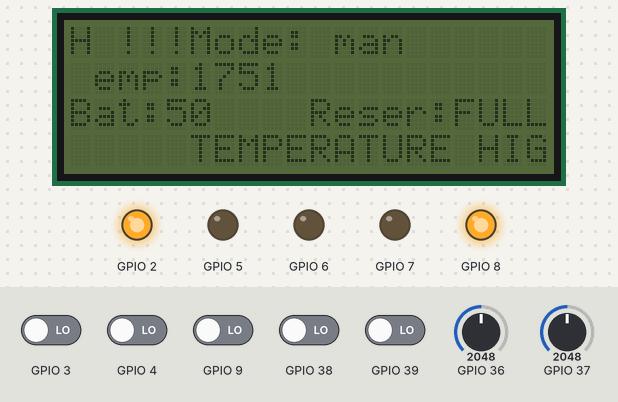
The program below on a simulated ESP32. Parts: 20×4 character LCD, output pins drawn as LEDs (lit = HIGH). Inputs (shaded band) come from the test bench; at power-on: GPIO 3, GPIO 4, GPIO 9, GPIO 38, GPIO 39 LOW, GPIO 36 = 2048, GPIO 37 = 2048. What the program prints to the serial monitor is not drawn.

Above: at 1.2 s.
1.3 s: GPIO 4 driven HIGH
At 1.59 s:
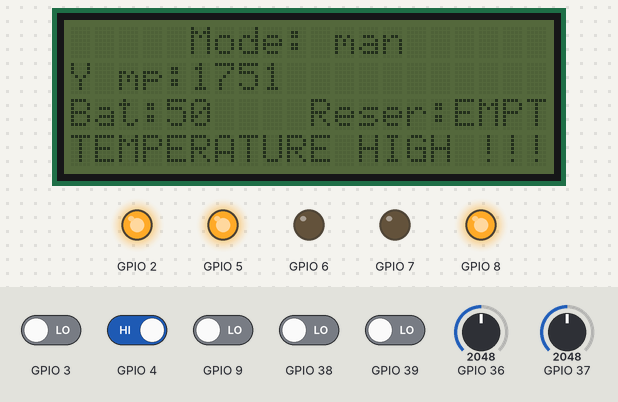
3.9 s: GPIO 36 set to 0
At 4.32 s:
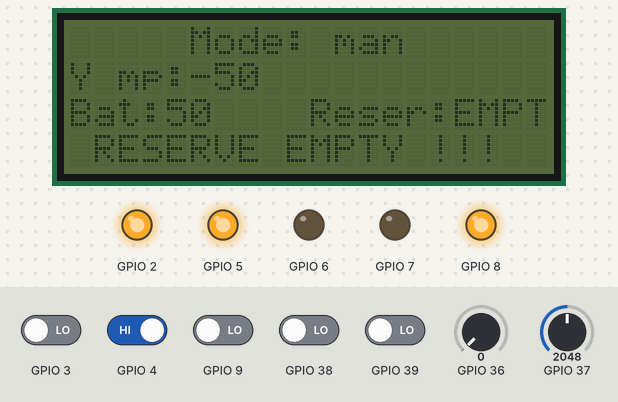
6.6 s: GPIO 37 set to 504
At 7.7 s:
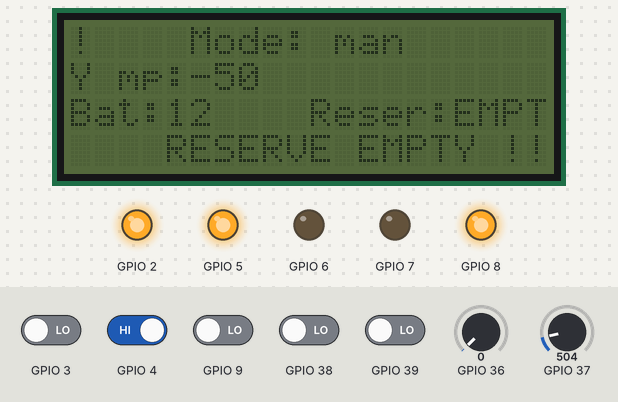
9.6 s: GPIO 37 set to 431
At 10.4 s:
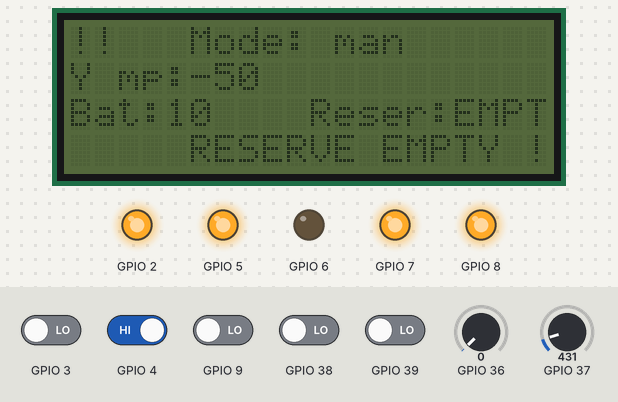
12.4 s: GPIO 3 driven HIGH
At 12.78 s:
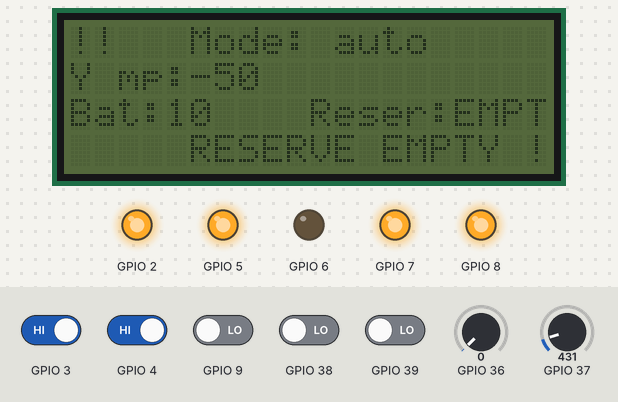
15.1 s: GPIO 4 driven LOW
At 15.52 s:
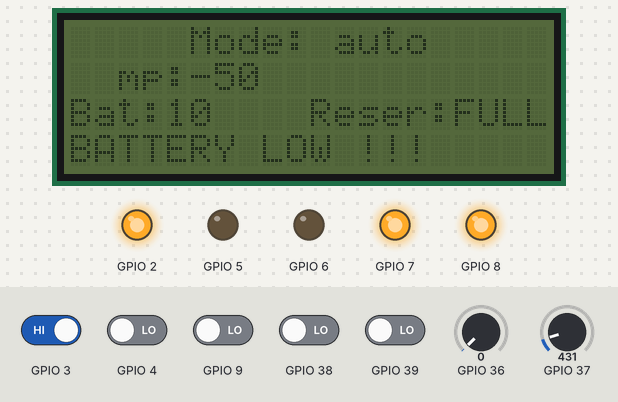
Timing chart, 0 to 18.1 s (numbered marks = the images above; inputs shaded):
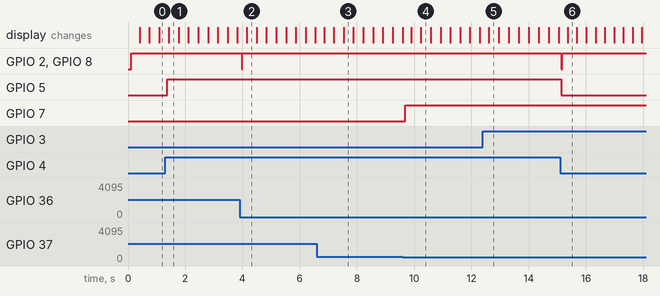

The program:

main.cpp
```cpp
//Framework
#include <Arduino.h>

//BSP
#include<../lib/BSP.h>

//extern
#include <Wire.h>
#include <LiquidCrystal_I2C.h>
#include <SPI.h>
#include <EthernetENC.h>

//components
#include<../lib/components/Relay/PompeRelay.h>
#include<../lib/components/Flottor/GenericFlottor.h>
#include<../lib/components/TemperatureSensor/PT100.h>
#include<../lib/components/Relay/MotorGroupRelay.h>
#include<../lib/components/VoltageSensor/VoltageSensor0To25DC.h>
#include<../lib/components/Relay/BatteryPowerSupplyRelay.h>
#include<../lib/components/Button/SelectorButton.h>
#include<../lib/components/Buzzer/GenericBuzzer.h>
#include<../lib/components/Led/GenericLed.h>

//adapters
#include<../lib/handlers/displayAdapter/DisplayAdapter.h>

//systems
 //global
#include<../lib/systems/_globalSystem/globalSystem.h>
 //sub systems
#include<../lib/systems/oilReserveSystem/oilReserveSystem.h>
#include<../lib/systems/temperatureProtectionSystem/temperatureProtectionSystem.h>
#include<../lib/systems/batteryLevelSystem/BatteryLevelSystem.h>
#include<../lib/systems/electricityCutProtection/ElectricityCutProtection.h>
#include<../lib/systems/alertSystem/alertSystem.h>


//declarations
 //inputs
SelectorButton buttonAutoMan(buttonAutoManPin);
GenericButton stegContactor(stegContactorPin);
GenericButton testMotorGroupButton(testMotorGroupButtonPin);
GenericButton resetAlertButton(resetAlertButtonPin);
GenericFlottor flottor(flottorPin);
PT100  pt100(pt100Pin);
VoltageSensor0To25DC voltageSensor(voltageSensorPin);
 //outputs
MotorGroupRelay motorGroup(motorGroupRelayPin);
PompeRelay pump(pumpRelayPin);
BatteryPowerSupplyRelay battery(batteryPowerSupplyRelayPin);
LiquidCrystal_I2C lcd(0x27,20,4);
GenericBuzzer buzzer(buzzerAlertPin);
GenericLed led(ledAlertPin);
 //intern variables

  //adapters
DisplayAdapter displayAdapter(lcd);
 //systems
  //sub
AlertSystem alertSystem(displayAdapter, buzzer, led, resetAlertButton);
ElectricityCutProtection electricityCutProtection(stegContactor, testMotorGroupButton);
OilReserveSystem oilReserveSystem(alertSystem, displayAdapter, flottor, testMotorGroupButton, pump);
TemperatureProtectionSystem temperatureProtectionSystem(alertSystem, displayAdapter, pt100, testMotorGroupButton);
BatteryLevelSystem batteryLevelSystem(alertSystem, displayAdapter, voltageSensor, battery, testMotorGroupButton);
  //global
GloablSystem globalSystem(alertSystem,displayAdapter,buttonAutoMan,motorGroup,oilReserveSystem,batteryLevelSystem,temperatureProtectionSystem,electricityCutProtection);

void setup() {
  //init material
  Serial.begin(baud_rate);
  pump.init();
  flottor.init();
  motorGroup.init();
  pt100.init();
  battery.init();
  voltageSensor.init();
  buttonAutoMan.init();
  led.init();
  buzzer.init();
  stegContactor.init();
  testMotorGroupButton.init();
  resetAlertButton.init();
  lcd.init();
  lcd.clear();

}

void loop() {
  globalSystem.updateEvents();
  globalSystem.FSM_GloablSystem();
  globalSystem.updateActions();
}
```

Measured:
- the behaviour switches between 471 and 470 on GPIO 37 (found by bisection; images 3 and 4)
- after the input at 1.3 s, GPIO 5: LOW → HIGH after 0.07 s; the display: changes after 0.13 s (image 1)
- after the input at 3.9 s, GPIO 2, GPIO 8: HIGH → LOW after 0.07 s, → HIGH 0.02 s later; the display: changes after 0.25 s (image 2)
- after the input at 9.6 s, GPIO 7: LOW → HIGH after 0.09 s
- after the input at 12.4 s, the display: changes after 0.21 s (image 5)
- after the input at 15.1 s, GPIO 2, GPIO 8: HIGH → LOW at once, → HIGH 0.02 s later; GPIO 5: HIGH → LOW at once; the display: changes after 0.26 s (image 6)
